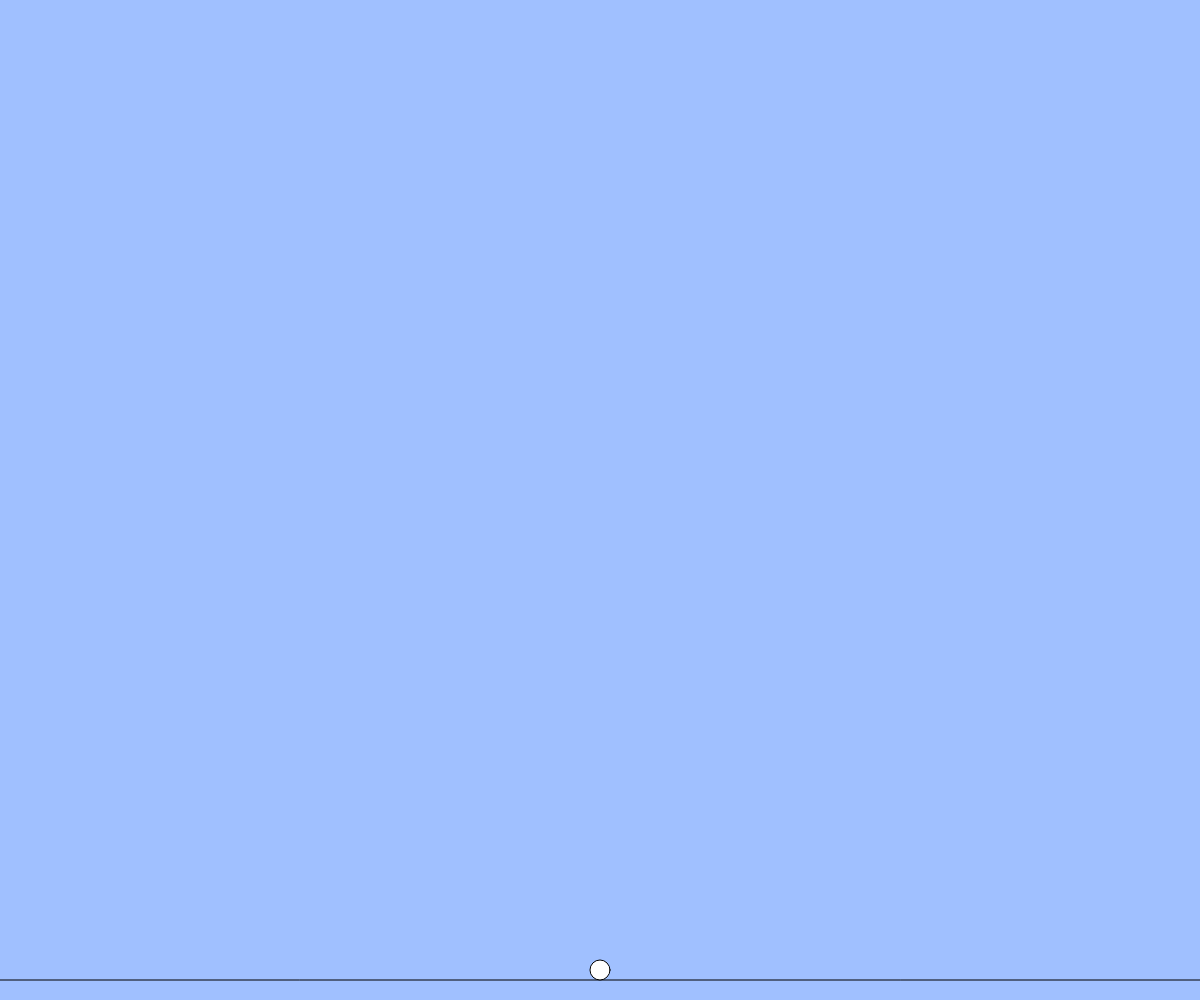
Frame 1 (no input)
Frame 60 (no input): identical to frame 1, image omitted
Frame 120 (the mouse pressed at the canvas centre since frame 60): identical to frame 1, image omitted

The p5.js sketch that drew this single still picture (run headless with seeded random() and noise() and a simulated clock; from frame 60 on, the mouse is pressed at the canvas centre):

// p5.js sketch
// ── sketch.js
// テキスト「キーボード操作に反応する」
let x, y,vy;
//mizuno
const g=1 ;
const jump=20;
const ground=20;
const size=20;


function setup(){
  createCanvas(windowWidth, windowHeight); 
  x = width / 2;
  y = height-ground-size / 2;
  vy=0;
}

function draw(){
  background(160, 192, 255);

  let gy=height-ground;
  line(0,gy,width,gy)//zimennno senn

  ellipse(x, y, size,size);

  y +=vy;

  if(y<height-ground-size/2){
    vy +=g;
  }
  else{
    vy=0;
    y=height-ground-size/2;
  }


  
  if(keyIsDown(LEFT_ARROW)){ 
    x -= 5;
    if(keyIsDown("B".charCodeAt(0) )){ x-=5 ; }
   }
  if(keyIsDown(RIGHT_ARROW)){
     x += 5; 
     if(keyIsDown("B".charCodeAt(0) )){ x+=5; } 
    }
  if(keyIsDown(UP_ARROW)){ y -= 5; }
  if(keyIsDown(DOWN_ARROW)){ y += 5; }
  if(keyIsDown(" ".charCodeAt(0))){ y-=30; }
}
 

// イベントハンドラを使用するパターン
// function keyPressed(){
//   if(keyCode == LEFT_ARROW){ x -= 5; }
//   else if(keyCode == RIGHT_ARROW){ x+= 5; }
//   else if(keyCode == DOWN_ARROW){ y += 5; }
//   else if(keyCode == UP_ARROW){ y -= 5; }
//   else if(key == "A"){ x += 10; }
// }

function windowResized(){
  resizeCanvas(windowWidth, windowHeight);
}
